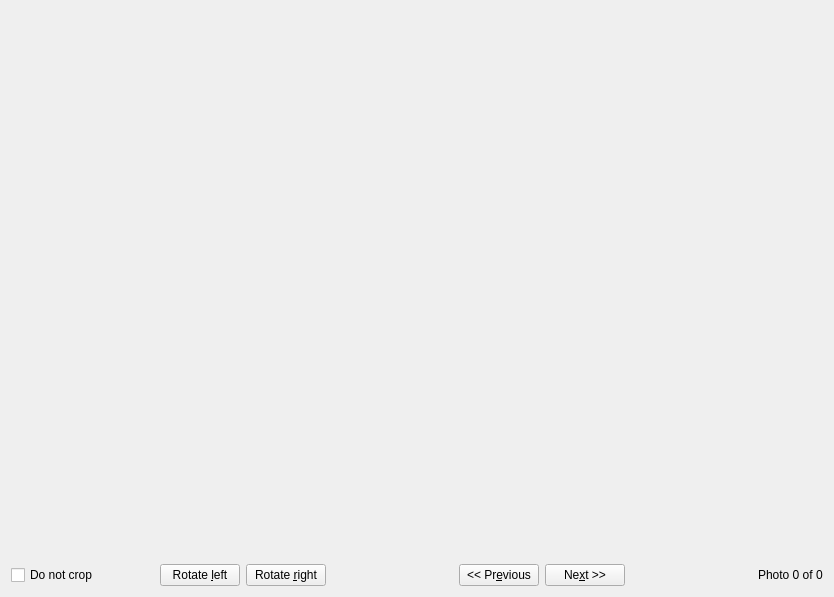
<?xml version="1.0" encoding="UTF-8"?>
<ui version="4.0">
 <class>AdvPrintCropPage</class>
 <widget class="QWidget" name="AdvPrintCropPage">
  <property name="geometry">
   <rect>
    <x>0</x>
    <y>0</y>
    <width>834</width>
    <height>597</height>
   </rect>
  </property>
  <layout class="QGridLayout" name="gridLayout">
   <item row="1" column="0">
    <layout class="QVBoxLayout" name="verticalLayout" stretch="10,1">
     <item>
      <widget class="DigikamGenericPrintCreatorPlugin::AdvPrintCropFrame" name="cropFrame" native="true">
       <property name="sizePolicy">
        <sizepolicy hsizetype="Preferred" vsizetype="Preferred">
         <horstretch>0</horstretch>
         <verstretch>0</verstretch>
        </sizepolicy>
       </property>
       <property name="minimumSize">
        <size>
         <width>0</width>
         <height>201</height>
        </size>
       </property>
       <property name="whatsThis">
        <string>Move the box in order to crop photos so that they fit inside the photo sizes you have given.  
You can crop each image differently, or just click the 'Next' button to use the default crop 
setting for each photo.
Enable &quot;Do not crop&quot; to avoid cropping all of the photos.</string>
       </property>
      </widget>
     </item>
     <item>
      <layout class="QHBoxLayout" name="horizontalLayout">
       <item>
        <widget class="QCheckBox" name="m_disableCrop">
         <property name="whatsThis">
          <string>Do not crop photos, just scale them.</string>
         </property>
         <property name="text">
          <string>Do not crop</string>
         </property>
        </widget>
       </item>
       <item>
        <spacer name="horizontalSpacer">
         <property name="orientation">
          <enum>Qt::Horizontal</enum>
         </property>
         <property name="sizeHint" stdset="0">
          <size>
           <width>40</width>
           <height>20</height>
          </size>
         </property>
        </spacer>
       </item>
       <item>
        <widget class="QPushButton" name="BtnCropRotateLeft">
         <property name="toolTip">
          <string>Rotate photo to the left</string>
         </property>
         <property name="whatsThis">
          <string>Rotate photo to the left</string>
         </property>
         <property name="text">
          <string>Rotate &amp;left</string>
         </property>
        </widget>
       </item>
       <item>
        <widget class="QPushButton" name="BtnCropRotateRight">
         <property name="toolTip">
          <string>Rotate photo to the right</string>
         </property>
         <property name="whatsThis">
          <string>Rotate photo to the right</string>
         </property>
         <property name="text">
          <string>Rotate &amp;right</string>
         </property>
        </widget>
       </item>
       <item>
        <spacer>
         <property name="orientation">
          <enum>Qt::Horizontal</enum>
         </property>
         <property name="sizeType">
          <enum>QSizePolicy::Expanding</enum>
         </property>
         <property name="sizeHint" stdset="0">
          <size>
           <width>127</width>
           <height>16</height>
          </size>
         </property>
        </spacer>
       </item>
       <item>
        <widget class="QPushButton" name="BtnCropPrev">
         <property name="toolTip">
          <string>Previous photo</string>
         </property>
         <property name="whatsThis">
          <string>Previous photo</string>
         </property>
         <property name="text">
          <string>&lt;&lt; Pr&amp;evious</string>
         </property>
        </widget>
       </item>
       <item>
        <widget class="QPushButton" name="BtnCropNext">
         <property name="toolTip">
          <string>Next photo</string>
         </property>
         <property name="whatsThis">
          <string>Next photo</string>
         </property>
         <property name="text">
          <string>Ne&amp;xt &gt;&gt;</string>
         </property>
        </widget>
       </item>
       <item>
        <spacer>
         <property name="orientation">
          <enum>Qt::Horizontal</enum>
         </property>
         <property name="sizeType">
          <enum>QSizePolicy::Expanding</enum>
         </property>
         <property name="sizeHint" stdset="0">
          <size>
           <width>127</width>
           <height>16</height>
          </size>
         </property>
        </spacer>
       </item>
       <item>
        <widget class="QLabel" name="LblCropPhoto">
         <property name="sizePolicy">
          <sizepolicy hsizetype="MinimumExpanding" vsizetype="Fixed">
           <horstretch>0</horstretch>
           <verstretch>0</verstretch>
          </sizepolicy>
         </property>
         <property name="text">
          <string>Photo 0 of 0</string>
         </property>
         <property name="wordWrap">
          <bool>false</bool>
         </property>
        </widget>
       </item>
      </layout>
     </item>
    </layout>
   </item>
  </layout>
 </widget>
 <customwidgets>
  <customwidget>
   <class>DigikamGenericPrintCreatorPlugin::AdvPrintCropFrame</class>
   <extends>QWidget</extends>
   <header>advprintcropframe.h</header>
   <container>1</container>
  </customwidget>
 </customwidgets>
 <resources/>
 <connections/>
</ui>
